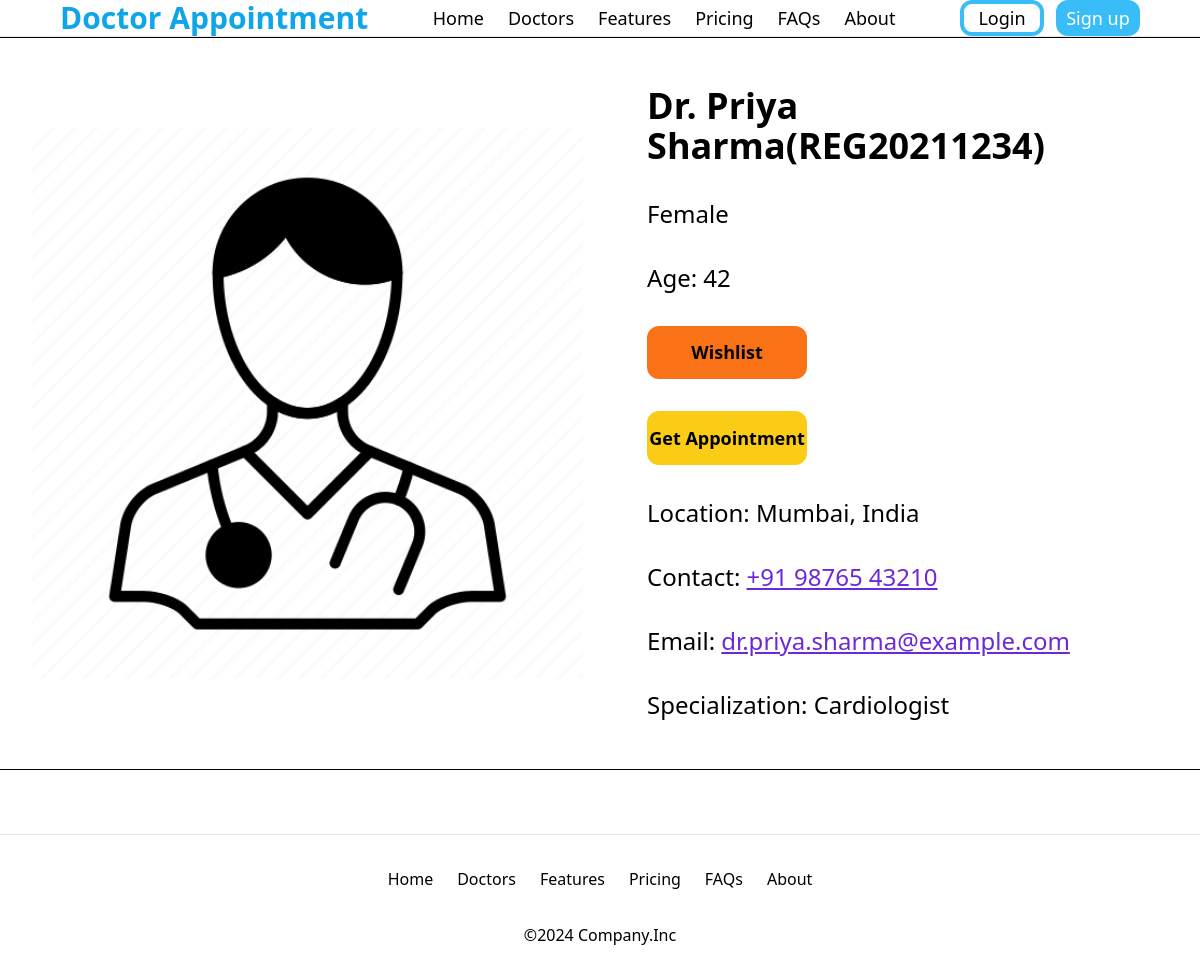
/doctors/Priya Sharma, run on the app's committed database.
### app/models.py (models this page shows, shortened)
class Doctor(models.Model):
    name = models.CharField(max_length=50)
    gender = models.CharField(choices=[('M','male'),('F','female'),('O','other')],max_length=1)
    age = models.PositiveIntegerField()
    specialization = models.CharField(max_length=50)
    experience = models.PositiveIntegerField()
    location = models.TextField()
    contact = models.CharField(max_length=15)
    email = models.EmailField()
    registration_no = models.CharField(max_length=50,unique=True)

### app/views.py (the view)
# urls.py: path('doctors/<str:name>',views.doctor,name='doctor')
def doctor(request,name):
    doctor = Doctor.objects.filter(name = name).first()
    if doctor:
        related = Doctor.objects.filter(specialization = doctor.specialization).exclude(name = name)
    else:
        related = []
    return render(request,'doctor.html',{ 'doctor': doctor, 'related_doctors': related })

### templates/doctor.html (shortened to what this page needs)
{% extends "index.html" %}
{% load static %}
{% block content %}
<div class="flex flex-col min-h-[80dvh] w-[100dvw]">
    <div class="flex items-center justify-center gap-[2rem] p-[2rem] border-b-[1px] border-black">
        <img class="h-1/2 w-1/2 basis-1/2" src="{% static "images/profile_avatar.webp" %}" alt="{{ doctor.name }}">
        <div class="flex flex-col basis-1/2 gap-[2rem] p-[1rem_2rem]">
            <div class="text-4xl font-bold">Dr. {{ doctor.name }}({{ doctor.registration_no }})</div>
            <div class="text-2xl capitalize">{{ doctor.get_gender_display }}</div>
            <div class="text-2xl">Age: {{ doctor.age }}</div>
            <div class="bg-orange-500 font-semibold text-lg w-[10rem] text-center py-[.8rem] rounded-xl">Wishlist</div>
            <div class="bg-yellow-400 font-semibold text-lg w-[10rem] text-center py-[.8rem] rounded-xl">Get Appointment</div>
            <div class="text-2xl">Location: {{ doctor.location }}</div>
            <a href="tel:{{ doctor.contact }}" class="text-2xl">Contact: <span class="text-violet-700 underline">{{ doctor.contact }}</span></a>
            <a href="mailto:{{ doctor.email }}" class="text-2xl">Email: <span class="text-violet-700 underline">{{ doctor.email }}</span></a>
            <div class="text-2xl">Specialization: {{ doctor.specialization }}</div>
        </div>
    </div>
    <div class="scroll flex gap-[2rem] p-[2rem] overflow-x-scroll">
    </div>
</div>
{% endblock content %}

### data on the page
Doctor: name "Priya Sharma", registration_no "REG20211234", gender "Female", age "42", location "Mumbai, India", contact "+91 98765 43210", email "dr.priya.sharma@example.com", specialization "Cardiologist"
